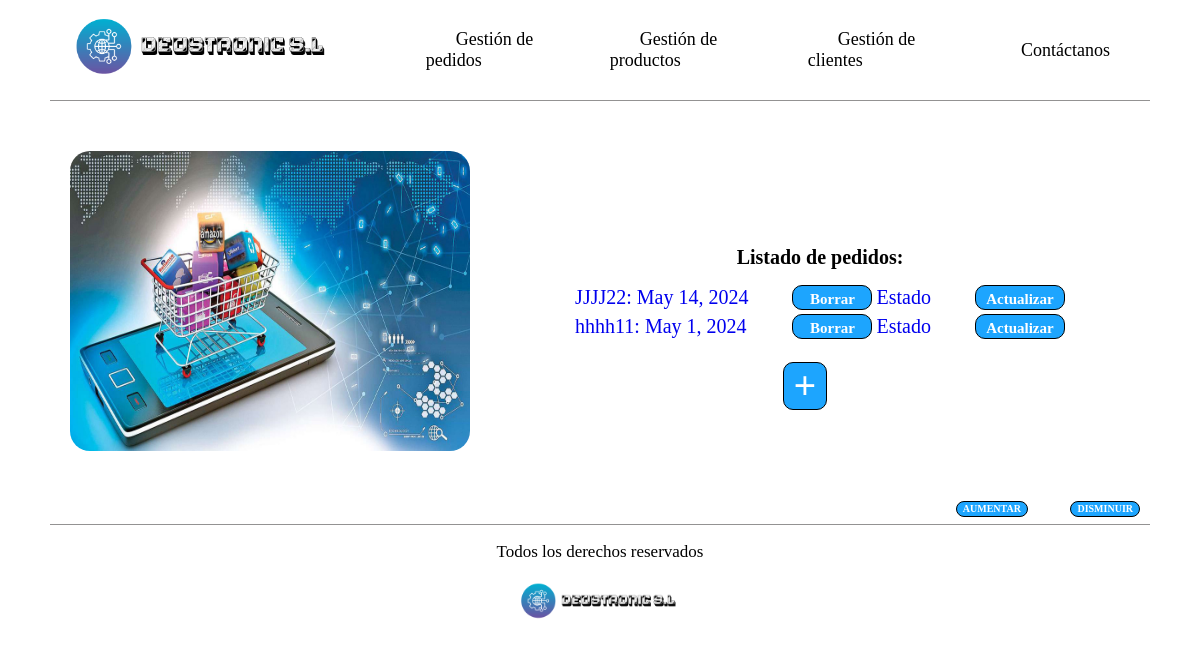
The app's page /deustronic/, older data.
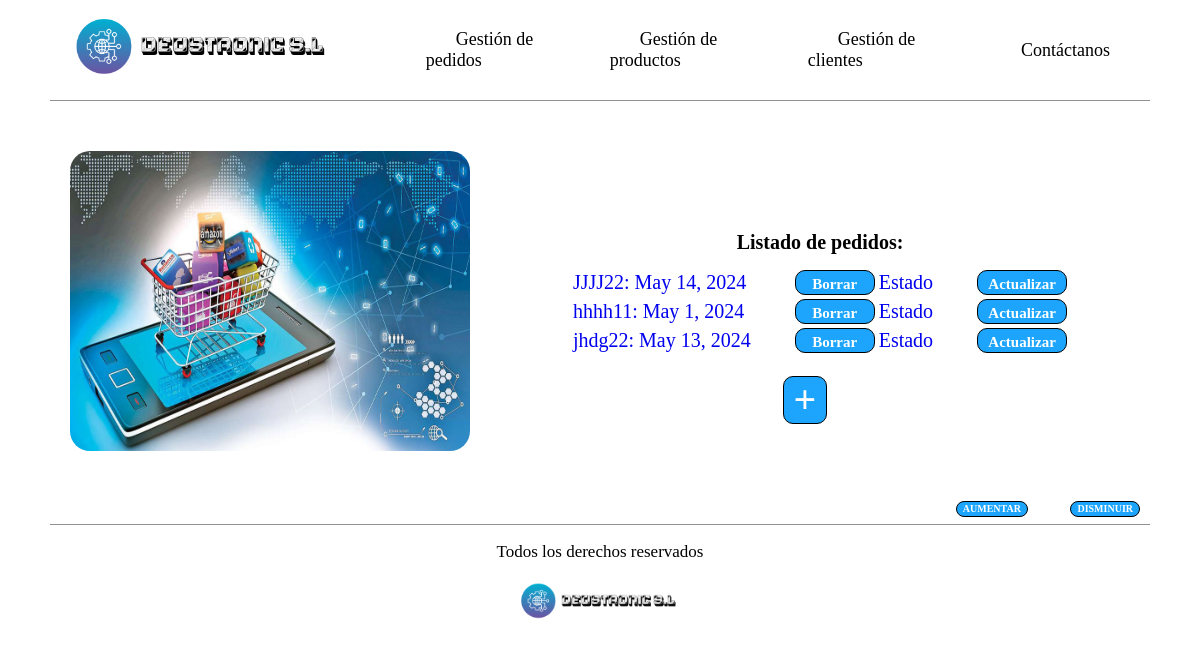
The same page, newer data.
### empresaDjango/models.py (models this page shows, shortened)
class Pedido(models.Model):
    cliente = models.ForeignKey(Cliente, on_delete=models.CASCADE)
    cod_pedido = models.CharField(max_length=10, unique=True)
    fecha = models.DateField()
    precio_total = models.IntegerField(default=0)
    estado = models.BooleanField(default=False)

### empresaDjango/views.py (the view)
# urls.py: path('', views.index_pedidoListView.as_view(), name='index_ped'),
class index_pedidoListView(ListView):
    model = Pedido
    template_name = 'index_pedido.html'
    context_object_name = 'listado_pedidos'
    paginate_by = 5

### empresaDjango/templates/index_pedido.html (shortened to what this page needs)
{% extends 'base.html' %}
{% load static %}
{% block contenido %}
    <div class="contenedor-principal-index">
        <div class="parte-izquierda">
            <img src="{% static 'images/pedidos.png' %}" alt="Foto con un carrito de la compra simbolizando un pedido"/>
        </div>
        <div class="parte-derecha">
            <h1>Listado de pedidos:</h1>
            <table class="listados">
                {% for p in listado_pedidos %}
                    <tr>
                        <td>
                            <a href="{% url 'detail_ped' p.cod_pedido %}">
                                {{ p.cod_pedido }}: {{ p.fecha }}
                            </a>
                        </td>
                        <td><div class="boton_borrar boton"><a href="{% url 'borrar_pedido' p.cod_pedido %}"> Borrar </a></div></td>
                        <td><div class="boton_estado"><a id="boton_estado" href="{% url 'actualizar_estado_pedido' p.cod_pedido %}" data-cod-pedido= "{{ p.cod_pedido }}" > Estado </a></div></td>
                        <td><div class="boton_actualizar boton"><a href="{% url 'actualizar_pedido' p.cod_pedido %}">Actualizar </a></div></td>
                    </tr>
                {% endfor %}
            </table>
            <div class="boton_crear_pedidos boton">
                <a href="{% url 'pedido_create' %}"> + </a>
            </div>
        </div>
    </div>
{% endblock %}

Row changes from the older to the newer data that the page shows:
added Pedido: cod_pedido "jhdg22", fecha "May 13, 2024"
